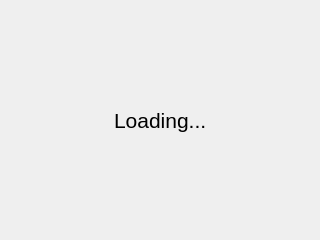
<?xml version="1.0" encoding="UTF-8"?>
<ui version="4.0">
 <class>loading_dialog</class>
 <widget class="QDialog" name="loading_dialog">
  <property name="windowModality">
   <enum>Qt::WindowModal</enum>
  </property>
  <property name="geometry">
   <rect>
    <x>0</x>
    <y>0</y>
    <width>320</width>
    <height>240</height>
   </rect>
  </property>
  <property name="windowTitle">
   <string>Loading Screen</string>
  </property>
  <property name="sizeGripEnabled">
   <bool>false</bool>
  </property>
  <property name="modal">
   <bool>true</bool>
  </property>
  <layout class="QGridLayout" name="gridLayout">
   <item row="0" column="1">
    <widget class="QLabel" name="label">
     <property name="font">
      <font>
       <pointsize>16</pointsize>
      </font>
     </property>
     <property name="text">
      <string>Loading...</string>
     </property>
    </widget>
   </item>
   <item row="0" column="0">
    <spacer name="horizontalSpacer">
     <property name="orientation">
      <enum>Qt::Horizontal</enum>
     </property>
     <property name="sizeHint" stdset="0">
      <size>
       <width>40</width>
       <height>20</height>
      </size>
     </property>
    </spacer>
   </item>
   <item row="0" column="2">
    <spacer name="horizontalSpacer_2">
     <property name="orientation">
      <enum>Qt::Horizontal</enum>
     </property>
     <property name="sizeHint" stdset="0">
      <size>
       <width>40</width>
       <height>20</height>
      </size>
     </property>
    </spacer>
   </item>
  </layout>
 </widget>
 <resources/>
 <connections/>
</ui>
